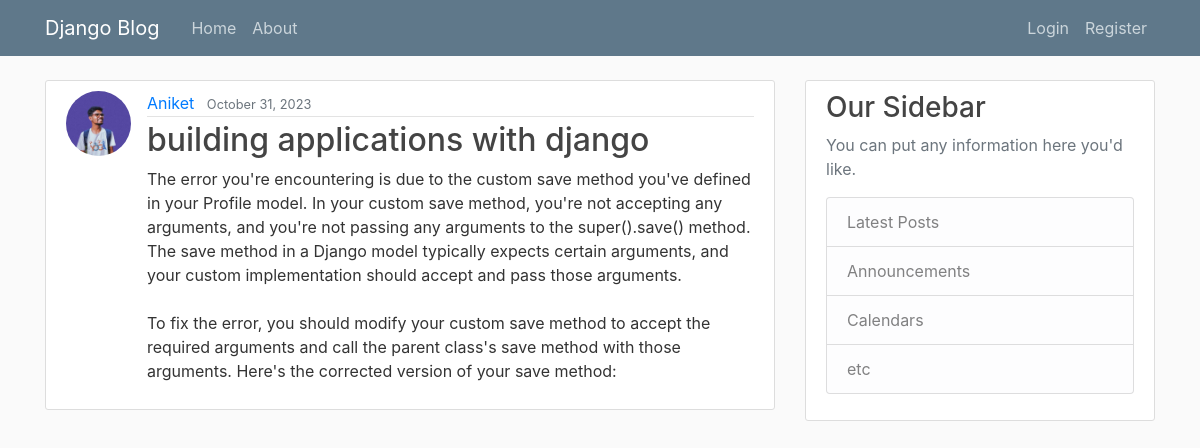
Screenshot of /post/9/ with the database file from the repository.
### blog/models.py (models this page shows, shortened)
class Post(models.Model):
    title = models.CharField(max_length=100)
    content = models.TextField()
    date_posted = models.DateTimeField(default = timezone.now)
    author = models.ForeignKey(User,on_delete=models.CASCADE)

### users/models.py (models this page shows, shortened)
class Profile(models.Model):
    user = models.OneToOneField(User,on_delete=models.CASCADE)
    image = models.ImageField(default='default.jpg',upload_to='profile_pics')

### blog/views.py (the view)
# urls.py: path('post/<int:pk>/', PostDetailView.as_view(),name = 'post-detail'),
class PostDetailView(DetailView):
    model = Post

### blog/templates/blog/post_detail.html (shortened to what this page needs)
{% extends "blog/base.html" %}
{% block content %}
<article class="media content-section">
    <img class="rounded-circle article-img" src="{{ object.author.profile.image.url }}">
    <div class="media-body">
        <div class="article-metadata">
            <a class="mr-2" href="#">{{ object.author }}</a>
            <small class="text-muted">{{ object.date_posted|date:"F d, Y" }}</small>
        </div>
        <h2 class="article-title">{{ object.title }}</h2>
        <p class="article-content">{{ object.content }}</p>
    </div>
</article>
{% endblock content %}

### blog/static/blog/main.css (style rules this page uses)
body { background: #fafafa; color: #333333; margin-top: 5rem; }
h1, h2, h3, h4, h5, h6 { color: #444444; }
.content-section { background: #ffffff; padding: 10px 20px; border: 1px solid #dddddd; border-radius: 3px; margin-bottom: 20px; }
.article-title { color: #444444; }
.article-content { white-space: pre-line; }
.article-img { height: 65px; width: 65px; margin-right: 16px; }
.article-metadata { padding-bottom: 1px; margin-bottom: 4px; border-bottom: 1px solid #e3e3e3 }

### rows the page displays
Post: author.profile.image (picture), author "Aniket", date_posted "October 31, 2023", title "building applications with django", content "The error you're encountering is due to the custom save method you've defined in your Profile model. In your custom save method, you're not accepting any arguments, and you're not passing any arguments to the super().save() method. The save method in a Django model typically expects certain arguments, and your custom implementation should accept and pass those arguments. To fix the error, you should modify your custom save method to accept the required arguments and call the parent class's save method with those arguments. Here's the corrected version of your save method:"
